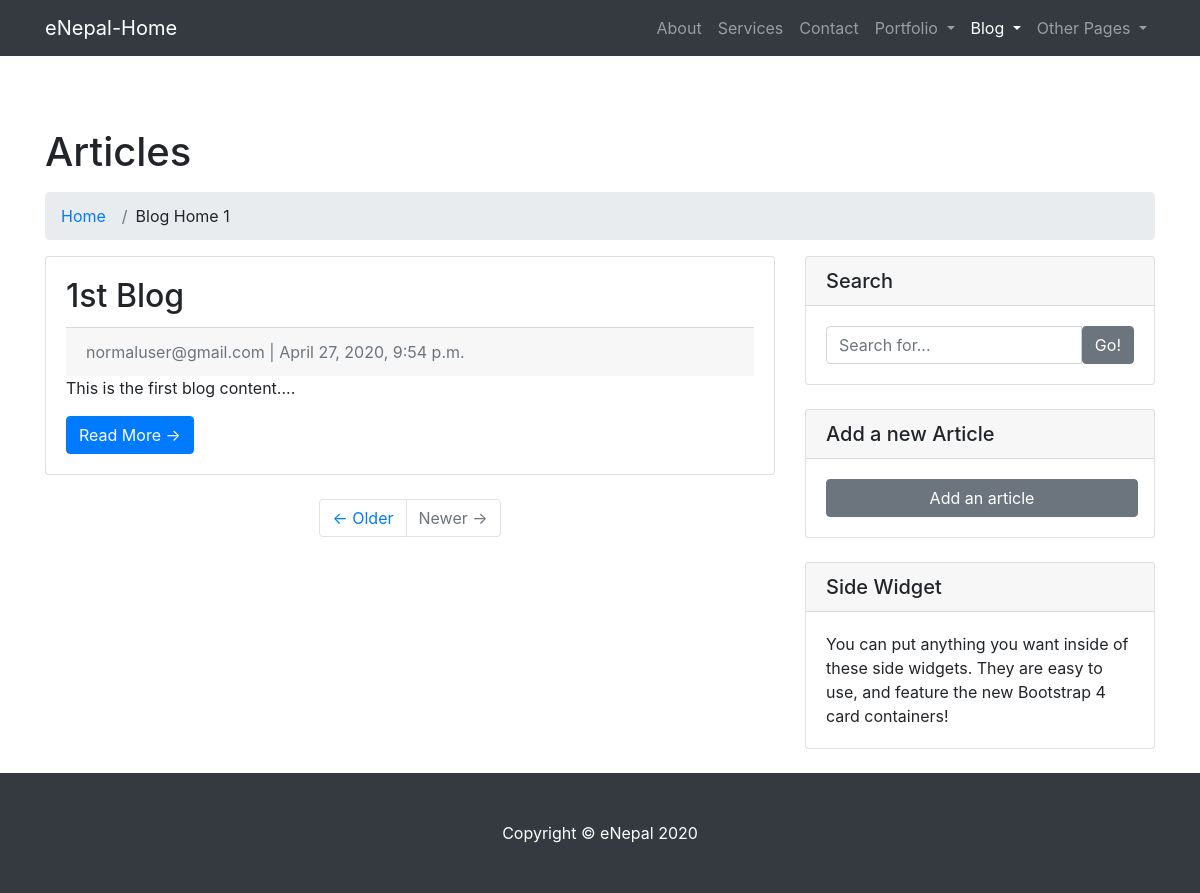
The app's page /article/, older data.
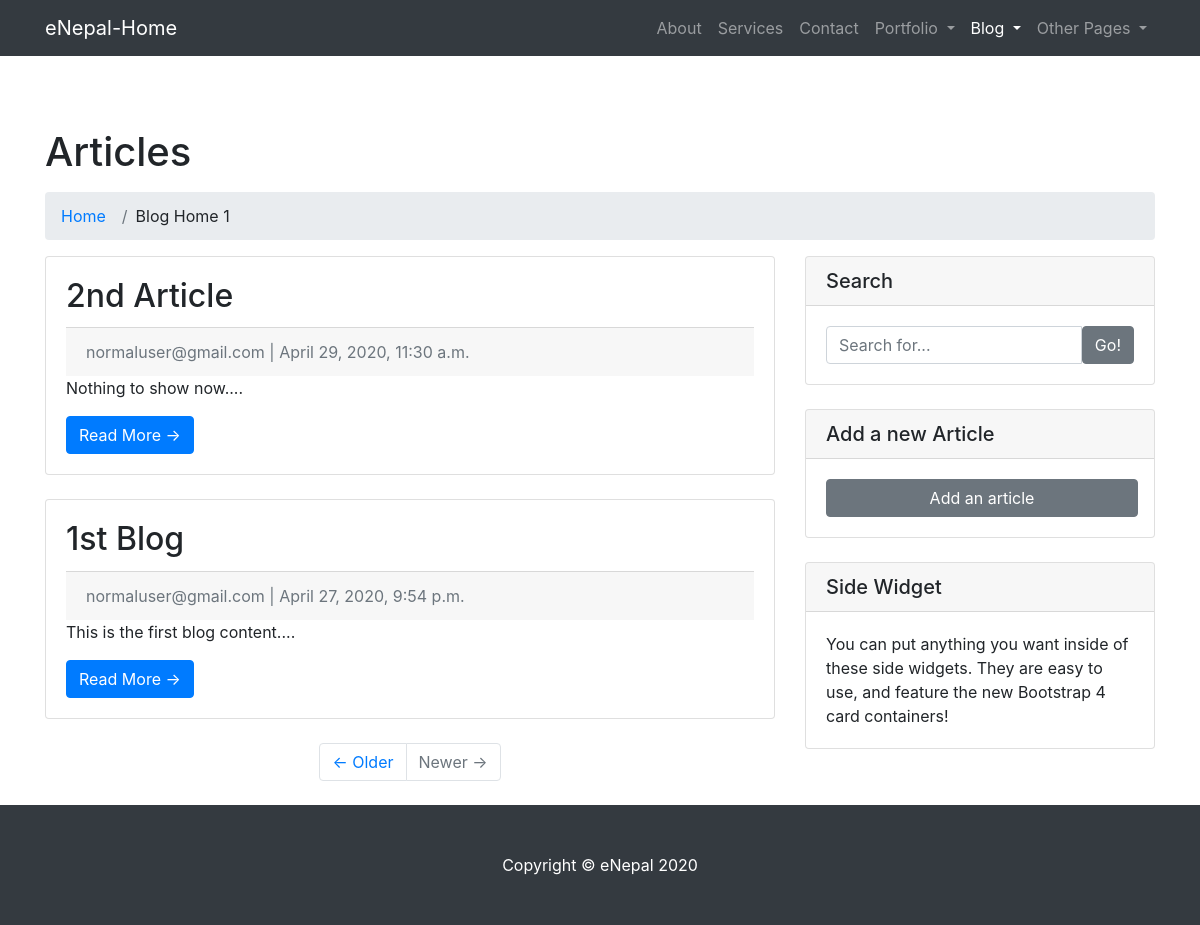
The same page, newer data.
### blog/models.py (models this page shows, shortened)
class Article(models.Model):
    title = models.CharField(max_length=200)
    slug = models.SlugField(max_length=200, unique=True)
    author = models.ForeignKey(User, on_delete=models.CASCADE)
    date_posted = models.DateTimeField(auto_now_add=True)
    content = models.TextField()
    image = models.ImageField(null=True, blank=True, upload_to='images')
    video = models.FileField(blank=True, null=True, upload_to='videos')
    status = models.IntegerField(choices=STATUS, default=0)
    updated_on = models.DateTimeField(auto_now=True)
    class Meta:
        ordering = ['-date_posted']

### users/models.py (models this page shows)
class CustomUser(AbstractUser):
    username = None
    email = models.EmailField(_('Email Address'), unique=True)
    USERNAME_FIELD = 'email'
    REQUIRED_FIELDS = []
    objects = CustomUserManager()
    def __str__(self):
        return self.email

### blog/views.py (the view)
# urls.py: path('', ArticleListView.as_view(), name='article-home'),
class ArticleListView(ListView):
    model = Article
    template_name = 'blog/home.html' #<app>/<model>_<viewtype>.html
    context_object_name = 'articles'
    ordering = ['-date_posted']
    paginate_by = 5

### blog/templates/blog/home.html (shortened to what this page needs)
{% load static %}
<!DOCTYPE html>
<html lang="en">
<head>
  <link rel="stylesheet" href="https://maxcdn.bootstrapcdn.com/bootstrap/4.0.0/css/bootstrap.min.css">
  <link href="vendor/bootstrap/css/bootstrap.min.css" rel="stylesheet">
  <link href="css/modern-business.css" rel="stylesheet">
</head>
<body>
  <nav class="navbar fixed-top navbar-expand-lg navbar-dark bg-dark fixed-top">
    <div class="container">
      <a class="navbar-brand" href="index.html">eNepal-Home</a>
      <div class="collapse navbar-collapse" id="navbarResponsive">
        <ul class="navbar-nav ml-auto">
          <li class="nav-item">
            <a class="nav-link" href="about.html">About</a>
          </li>
          <li class="nav-item">
            <a class="nav-link" href="services.html">Services</a>
          </li>
          <li class="nav-item">
            <a class="nav-link" href="contact.html">Contact</a>
          </li>
          <li class="nav-item dropdown">
            <a class="nav-link dropdown-toggle" href="#" id="navbarDropdownPortfolio" data-toggle="dropdown" aria-haspopup="true" aria-expanded="false">
              Portfolio
            </a>
          </li>
          <li class="nav-item active dropdown">
            <a class="nav-link dropdown-toggle" href="#" id="navbarDropdownBlog" data-toggle="dropdown" aria-haspopup="true" aria-expanded="false">
              Blog
            </a>
          </li>
          <li class="nav-item dropdown">
            <a class="nav-link dropdown-toggle" href="#" id="navbarDropdownBlog" data-toggle="dropdown" aria-haspopup="true" aria-expanded="false">
              Other Pages
            </a>
          </li>
        </ul>
      </div>
    </div>
  </nav>
  <br><br>
  <div class="container">
    <h1 class="mt-4 mb-3">Articles</h1>
    <ol class="breadcrumb">
      <li class="breadcrumb-item">
        <a href="index.html">Home</a>
      </li>
      <li class="breadcrumb-item">Blog Home 1</li>
    </ol>
    <div class="row">
      <div class="col-md-8">
        {% for article in articles %}
        <div class="card mb-4">
          <div class="card-body">
            <h2 class="card-title">{{article.title}}</h2>
            <div class="card-footer text-muted">
            {{article.author}} | {{article.date_posted}}
          </div>
            <p class="card-text">
              {{article.content |slice:"250"}}...
            </p>
            <a href="{% url 'article_detail' article.slug %}" class="btn btn-primary">Read More &rarr;</a>
          </div>
        </div>
        {% endfor %}
        <ul class="pagination justify-content-center mb-4">
          <li class="page-item">
            <a class="page-link" href="#">&larr; Older</a>
          </li>
          <li class="page-item disabled">
            <a class="page-link" href="#">Newer &rarr;</a>
          </li>
        </ul>
      </div>
      <div class="col-md-4">
        <div class="card mb-4">
          <h5 class="card-header">Search</h5>
          <div class="card-body">
            <div class="input-group">
              <input type="text" class="form-control" placeholder="Search for...">
              <span class="input-group-btn">
                <form action="{% url 'searchBar' %}" method="GET" value="{{request.GET.q}}">
                  <button class="btn btn-secondary" type="submit" name="submit">Go!</button>
                </form>
              </span>
            </div>
          </div>
        </div>
        <div class="card my-4">
          <h5 class="card-header">Add a new Article</h5>
          <div class="card-body">
            <div class="row">
              <div class="col-lg-6">
                <ul class="list-unstyled mb-0">
                  <a href="#"><button class="btn btn-secondary" type="button" style="width: 312px;">Add an article</button></a>
                </ul>
              </div>
            </div>
          </div>
        </div>
        <div class="card my-4">
          <h5 class="card-header">Side Widget</h5>
          <div class="card-body">
            You can put anything you want inside of these side widgets. They are easy to use, and feature the new Bootstrap 4 card containers!
          </div>
        </div>
      </div>
    </div>
  </div>
  <footer class="py-5 bg-dark">
    <div class="container">
      <p class="m-0 text-center text-white">Copyright &copy; eNepal 2020</p>
    </div>
  </footer>
</body>
</html>

### static/css/modern-business.css (style rules this page uses)
body { padding-top: 56px; }

Row changes from the older to the newer data that the page shows:
added Article: title "2nd Article", author "normaluser@gmail.com", date_posted "April 29, 2020, 11:30 a.m.", content "Nothing to show now."
